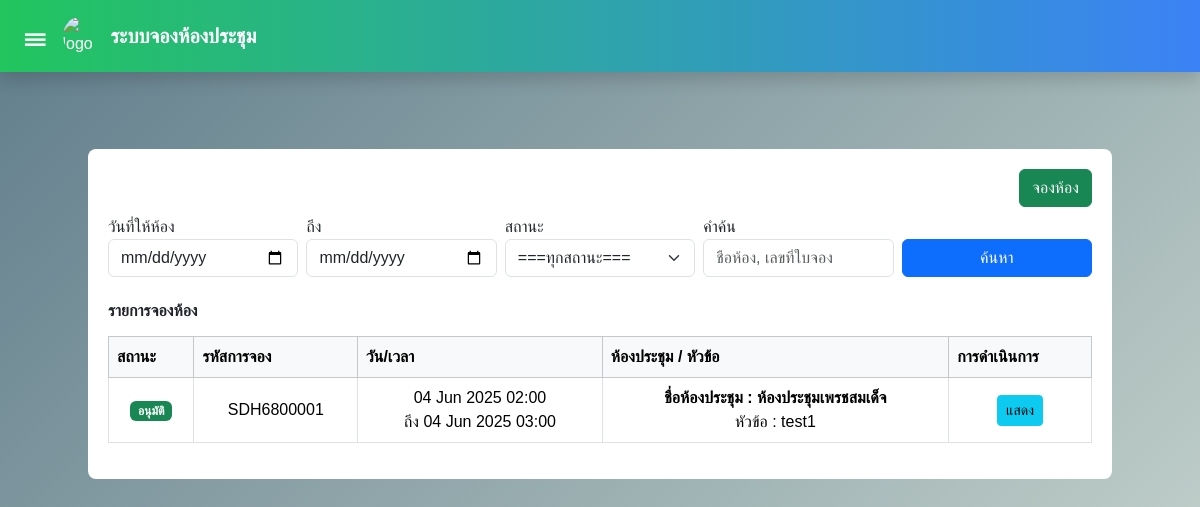
The page /RoomBooking (signed in) on the database as committed earlier.
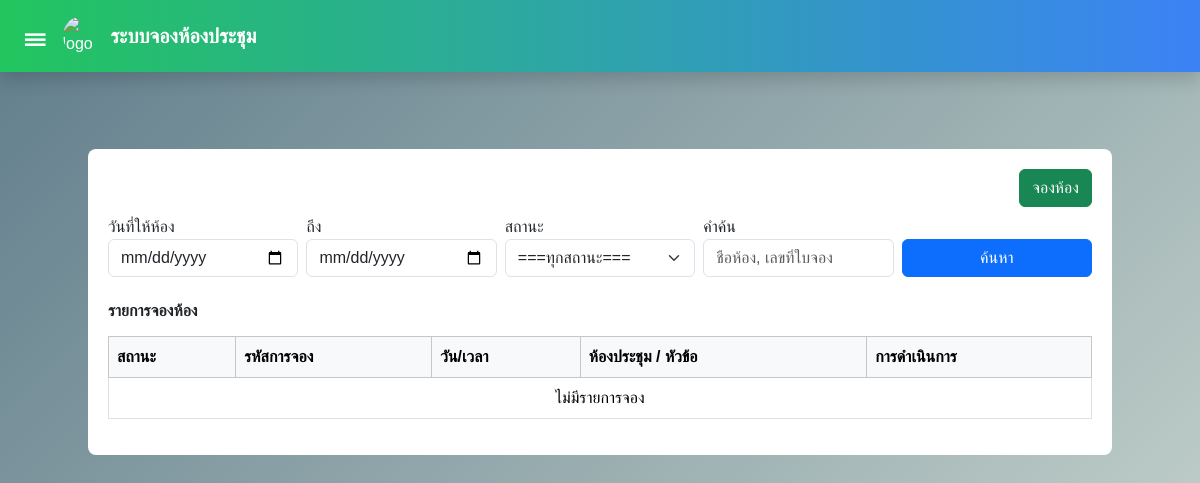
The same page on the database as committed later.
### myapp/models.py (models this page shows, shortened)
class Booking(models.Model):
    STATUS_CHOICES = [
        ('approved', 'อนุมัติ'),
        ('pending', 'รออนุมัติ'),
        ('cancelled', 'ยกเลิก'),
    ]
    booking_code = models.CharField(max_length=20, unique=True, blank=True)
    room_name = models.CharField(max_length=100)
    n_req = models.CharField(max_length=100)
    n_ph = models.CharField(max_length=10)
    h_pr = models.CharField(max_length=100)
    n_count = models.IntegerField(default=0)
    n_list = models.CharField(max_length=500, blank=True)
    dpm_sd = models.CharField(max_length=100, default='-')
    topic = models.TextField(blank=True)
    start_datetime = models.DateTimeField()
    end_datetime = models.DateTimeField()
    status = models.CharField(max_length=20, choices=STATUS_CHOICES, default='approved')
    description = models.TextField()
    equipment_list = models.ManyToManyField(Equipment, blank=True)

### myapp/views.py (the view)
# urls.py: path('RoomBooking', views.roombooking_view, name='roombooking'),# ✅ ใช้ชื่อใหม่
@login_required
def roombooking_view(request):
    bookings = Booking.objects.all()
    start_date = request.GET.get('start_date')
    end_date = request.GET.get('end_date')
    status = request.GET.get('status')
    query = request.GET.get('q')
    if start_date:
        bookings = bookings.filter(start_datetime__date__gte=start_date)
    if end_date:
        bookings = bookings.filter(end_datetime__date__lte=end_date)
    if status:
        bookings = bookings.filter(status=status)
    if query:
        bookings = bookings.filter(
            Q(room_name__icontains=query) |
            Q(booking_code__icontains=query)
        )
    context = {
        'bookings': bookings,
        'selected_status': status,
    }
    return render(request, 'roombooking_list.html', context)

### myapp/templates/roombooking_list.html (shortened to what this page needs)
{% extends "base1.html" %}
{% load static %}
{% block head %}
  <script src="https://cdn.tailwindcss.com"></script>
  <link href="https://cdn.jsdelivr.net/npm/bootstrap@5.3.4/dist/css/bootstrap.min.css" rel="stylesheet">
  <link rel="stylesheet" href="https://cdn.datatables.net/1.13.4/css/jquery.dataTables.min.css">
{% endblock %}
{% block content %}
<html>
<body>
<hr class="border-gray-500 mb-4">
<div class="w-full px-2">
    <div id="main-content" class="flex flex-wrap gap-4 mt-4 justify-center content-transition">
      <div class="pt-20 w-full max-w-screen-lg">
        <div class="content-container w-full">
          <div class="d-flex justify-content-end mb-2">
            <a href="{% url 'book_room' %}" class="btn btn-success">จองห้อง</a>
          </div>
          <form method="get" class="grid grid-cols-1 md:grid-cols-5 gap-2 mb-4">
            <div>
              <label>วันที่ให้ห้อง</label>
              <input type="date" class="form-control" name="start_date" value="{{ request.GET.start_date }}">
            </div>
            <div>
              <label>ถึง</label>
              <input type="date" class="form-control" name="end_date" value="{{ request.GET.end_date }}">
            </div>
            <div>
              <label>สถานะ</label>
              <select class="form-select" name="status">
                <option value="">===ทุกสถานะ===</option>
              </select>
            </div>
            <div>
              <label>คำค้น</label>
              <input type="text" class="form-control" placeholder="ชื่อห้อง, เลขที่ใบจอง" name="q"
                value="{{ request.GET.q }}">
            </div>
            <div class="flex items-end">
              <button type="submit" class="btn btn-primary w-full">ค้นหา</button>
            </div>
          </form>
          <h5 class="mb-3"><strong>รายการจองห้อง</strong></h5>
          <div class="overflow-x-auto">
            <table id="booking-table" class="table table-bordered w-full text-sm md:text-base">
              <thead class="table-light">
                <tr>
                  <th>สถานะ</th>
                  <th>รหัสการจอง</th>
                  <th>วัน/เวลา</th>
                  <th>ห้องประชุม / หัวข้อ</th>
                  <th>การดำเนินการ</th>
                </tr>
              </thead>
              <tbody>
                {% for booking in bookings %}
                <tr>
                  <td class="align-middle text-center">
                    {% if booking.status == "approved" %}
                    <span class="badge bg-success">อนุมัติ</span>
                    {% elif booking.status == "pending" %}
                    <span class="badge bg-warning text-dark">รออนุมัติ</span>
                    {% elif booking.status == "cancelled" %}
                    <span class="badge bg-danger">ยกเลิก</span>
                    {% endif %}
                  </td>
                  <td class="text-center align-middle">{{ booking.booking_code }}</td>
                  <td class="text-center align-middle">
                    {{ booking.start_datetime|date:"d M Y H:i" }}<br>
                    ถึง {{ booking.end_datetime|date:"d M Y H:i" }}
                  </td>
                  <td class="text-center align-middle">
                    <strong>ชื่อห้องประชุม : {{ booking.room_name }}</strong><br>
                    หัวข้อ : {{ booking.topic }}
                  </td>
                  <td class="text-center align-middle">
                    <a href="{% url 'booking_detail' booking.id %}" class="btn btn-sm btn-info">แสดง</a>
                  </td>
                </tr>
                {% empty %}
                <tr>
                  <td colspan="5" class="text-center">ไม่มีรายการจอง</td>
                </tr>
                {% endfor %}
              </tbody>
            </table>
          </div>
        </div>
      </div>
    </div>
  </div>
</body>
</body>
</html>
{% endblock %}

Rows that differ between the two databases and show on the page:
removed Booking: status "อนุมัติ", booking_code "SDH6800001", start_datetime "04 Jun 2025 02:00", end_datetime "04 Jun 2025 03:00", room_name "ห้องประชุมเพรชสมเด็จ", topic "test1"
Other text that changed with them:
text now shown: "ไม่มีรายการจอง"
